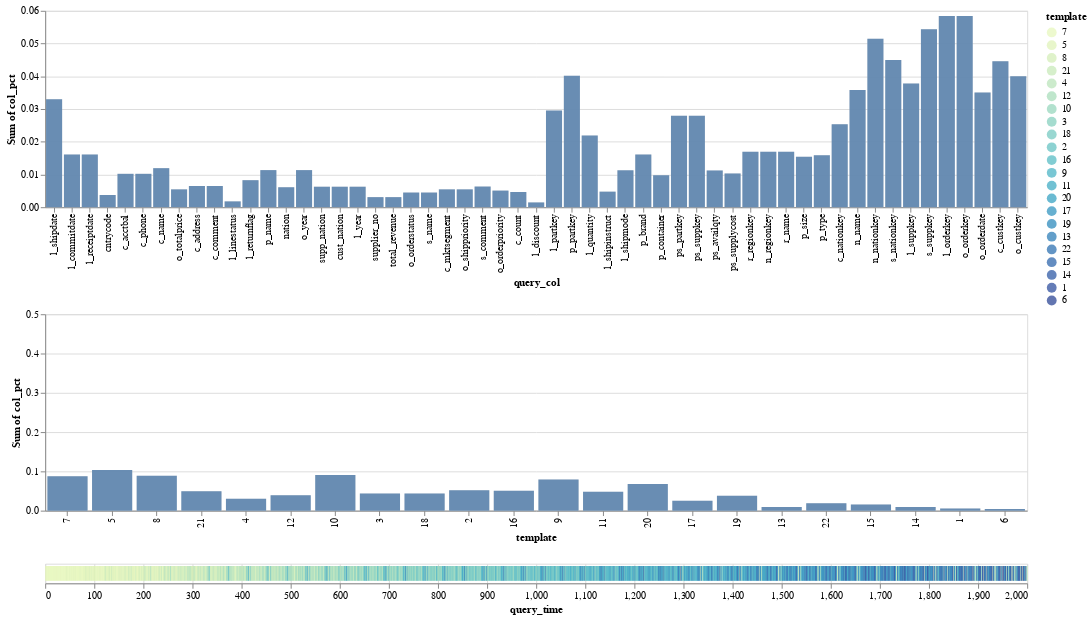

Notebook cell for this chart:
### Markdown cell above
#### Ratio of each template / queried column against all templates/queries in the sliding window

### Code cell
# disable the max row (500 rows) limitation in Altair
alt.data_transformers.disable_max_rows()

brush = alt.selection(type='interval', encodings=['x'], mark=alt.BrushConfig(fill='red', stroke='red', strokeOpacity=0.8))


qcs_background = alt.Chart(df).transform_joinaggregate(total='count(*)').transform_calculate(
    col_pct='1 / datum.total').mark_bar(opacity=0.8).encode(
            alt.X('query_col', type='ordinal', sort = sorted_cols), 
            alt.Y('sum(col_pct):Q')
        ).encode(color=alt.value('#ddd'))
# apply brush filter before aggregation
qcs_highlight = alt.Chart(df).transform_filter(brush).transform_joinaggregate(total='count(*)').transform_calculate(
    col_pct='1 / datum.total').mark_bar(opacity=0.8).encode(
        alt.X('query_col', type='ordinal', sort = sorted_cols), 
        alt.Y('sum(col_pct):Q'))
qcs_histogram = alt.layer(qcs_background, qcs_highlight).properties(
    width=1000,
    height=200
)

template_background = alt.Chart(df).transform_joinaggregate(total='count(*)').transform_calculate(
    col_pct='1 / datum.total').mark_bar(opacity=0.8).encode(
            alt.X('template', type='nominal', sort=sorted_template_id), 
            alt.Y('sum(col_pct):Q', scale=alt.Scale(domain=[0, 0.5]))
        ).encode(color=alt.value('#ddd'))
# apply brush filter before aggregation
template_highlight = alt.Chart(df).transform_filter(brush).transform_joinaggregate(total='count(*)').transform_calculate(
    col_pct='1 / datum.total').mark_bar(opacity=0.8).encode(
        alt.X('template', type='nominal',  sort=sorted_template_id), 
        alt.Y('sum(col_pct):Q', scale=alt.Scale(domain=[0, 0.5])))
template_histogram = alt.layer(template_background, template_highlight).properties(
    width=1000,
    height=200
)

timeframe = alt.Chart(df).mark_area(opacity=0.8).encode(
    alt.X('query_time'), 
    alt.Y('count()'),
    ).add_selection(brush).properties(
    width=1000,
    height=100
)

timetick = alt.Chart(
    df.drop_duplicates(['query_time', 'template'])
).mark_tick().encode(
    x='query_time', 
    color=alt.Color('template:N', sort=sorted_template_id, scale=alt.Scale(scheme="yellowgreenblue"))
).properties(
    width=1000
).add_selection(
    brush
)

vis = alt.vconcat(
    qcs_histogram,
    template_histogram,
    timetick
)
save(vis, 'soft_interactive.json', scale=2.0)
vis

### Figure 1 — Vega-Lite specification as saved in the notebook (floating-point values rounded to 4 significant figures; data arrays with more than 128 entries replaced by an {"elided": "..."} marker saying what was removed)
{"config": {"view": {"continuousWidth": 400, "continuousHeight": 300}}, "vconcat": [{"layer": [{"mark": {"type": "bar", "opacity": 0.8}, "encoding": {"color": {"value": "#ddd"}, "x": {"field": "query_col", "sort": ["l_shipdate", "l_commitdate", "l_receiptdate", "cntrycode", "c_acctbal", "c_phone", "c_name", "o_totalprice", "c_address", "c_comment", "l_linestatus", "l_returnflag", "p_name", "nation", "o_year", "supp_nation", "cust_nation", "l_year", "supplier_no", "total_revenue", "o_orderstatus", "s_name", "c_mktsegment", "o_shippriority", "s_comment", "o_orderpriority", "c_count", "l_discount", "l_partkey", "p_partkey", "l_quantity", "l_shipinstruct", "l_shipmode", "p_brand", "p_container", "ps_partkey", "ps_suppkey", "ps_availqty", "ps_supplycost", "r_regionkey", "n_regionkey", "r_name", "p_size", "p_type", "c_nationkey", "n_name", "n_nationkey", "s_nationkey", "l_suppkey", "s_suppkey", "l_orderkey", "o_orderkey", "o_orderdate", "c_custkey", "o_custkey"], "type": "ordinal"}, "y": {"aggregate": "sum", "field": "col_pct", "type": "quantitative"}}, "transform": [{"joinaggregate": [{"op": "count", "field": "*", "as": "total"}]}, {"calculate": "1 / datum.total", "as": "col_pct"}]}, {"mark": {"type": "bar", "opacity": 0.8}, "encoding": {"x": {"field": "query_col", "sort": ["l_shipdate", "l_commitdate", "l_receiptdate", "cntrycode", "c_acctbal", "c_phone", "c_name", "o_totalprice", "c_address", "c_comment", "l_linestatus", "l_returnflag", "p_name", "nation", "o_year", "supp_nation", "cust_nation", "l_year", "supplier_no", "total_revenue", "o_orderstatus", "s_name", "c_mktsegment", "o_shippriority", "s_comment", "o_orderpriority", "c_count", "l_discount", "l_partkey", "p_partkey", "l_quantity", "l_shipinstruct", "l_shipmode", "p_brand", "p_container", "ps_partkey", "ps_suppkey", "ps_availqty", "ps_supplycost", "r_regionkey", "n_regionkey", "r_name", "p_size", "p_type", "c_nationkey", "n_name", "n_nationkey", "s_nationkey", "l_suppkey", "s_suppkey", "l_orderkey", "o_orderkey", "o_orderdate", "c_custkey", "o_custkey"], "type": "ordinal"}, "y": {"aggregate": "sum", "field": "col_pct", "type": "quantitative"}}, "transform": [{"filter": {"selection": "selector031"}}, {"joinaggregate": [{"op": "count", "field": "*", "as": "total"}]}, {"calculate": "1 / datum.total", "as": "col_pct"}]}], "data": {"name": "data-e36235b4855ae812f2c7e3a0bc84625a"}, "height": 200, "width": 1000}, {"layer": [{"mark": {"type": "bar", "opacity": 0.8}, "encoding": {"color": {"value": "#ddd"}, "x": {"field": "template", "sort": [7.0, 5.0, 8.0, 21.0, 4.0, 12.0, 10.0, 3.0, 18.0, 2.0, 16.0, 9.0, 11.0, 20.0, 17.0, 19.0, 13.0, 22.0, 15.0, 14.0, 1.0, 6.0], "type": "nominal"}, "y": {"aggregate": "sum", "field": "col_pct", "scale": {"domain": [0, 0.5]}, "type": "quantitative"}}, "transform": [{"joinaggregate": [{"op": "count", "field": "*", "as": "total"}]}, {"calculate": "1 / datum.total", "as": "col_pct"}]}, {"mark": {"type": "bar", "opacity": 0.8}, "encoding": {"x": {"field": "template", "sort": [7.0, 5.0, 8.0, 21.0, 4.0, 12.0, 10.0, 3.0, 18.0, 2.0, 16.0, 9.0, 11.0, 20.0, 17.0, 19.0, 13.0, 22.0, 15.0, 14.0, 1.0, 6.0], "type": "nominal"}, "y": {"aggregate": "sum", "field": "col_pct", "scale": {"domain": [0, 0.5]}, "type": "quantitative"}}, "transform": [{"filter": {"selection": "selector031"}}, {"joinaggregate": [{"op": "count", "field": "*", "as": "total"}]}, {"calculate": "1 / datum.total", "as": "col_pct"}]}], "data": {"name": "data-e36235b4855ae812f2c7e3a0bc84625a"}, "height": 200, "width": 1000}, {"data": {"name": "data-65af09f45e38213550382bf05dc608cb"}, "mark": "tick", "encoding": {"color": {"field": "template", "scale": {"scheme": "yellowgreenblue"}, "sort": [7.0, 5.0, 8.0, 21.0, 4.0, 12.0, 10.0, 3.0, 18.0, 2.0, 16.0, 9.0, 11.0, 20.0, 17.0, 19.0, 13.0, 22.0, 15.0, 14.0, 1.0, 6.0], "type": "nominal"}, "x": {"field": "query_time", "type": "quantitative"}}, "selection": {"selector031": {"type": "interval", "encodings": ["x"], "mark": {"fill": "red", "stroke": "red", "strokeOpacity": 0.8}}}, "width": 1000}], "$schema": "https://vega.github.io/schema/vega-lite/v4.17.0.json", "datasets": {"data-e36235b4855ae812f2c7e3a0bc84625a": {"elided": "18532 records"}, "data-65af09f45e38213550382bf05dc608cb": {"elided": "2000 records"}}}
